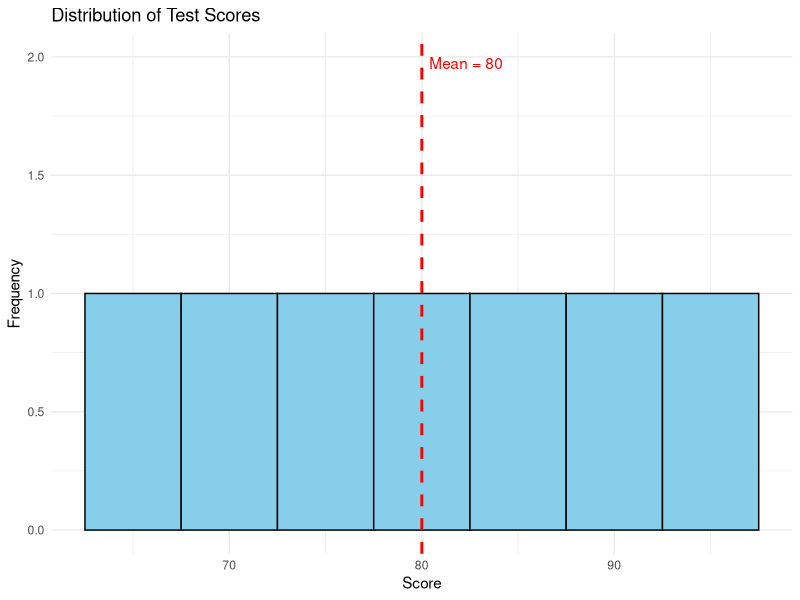
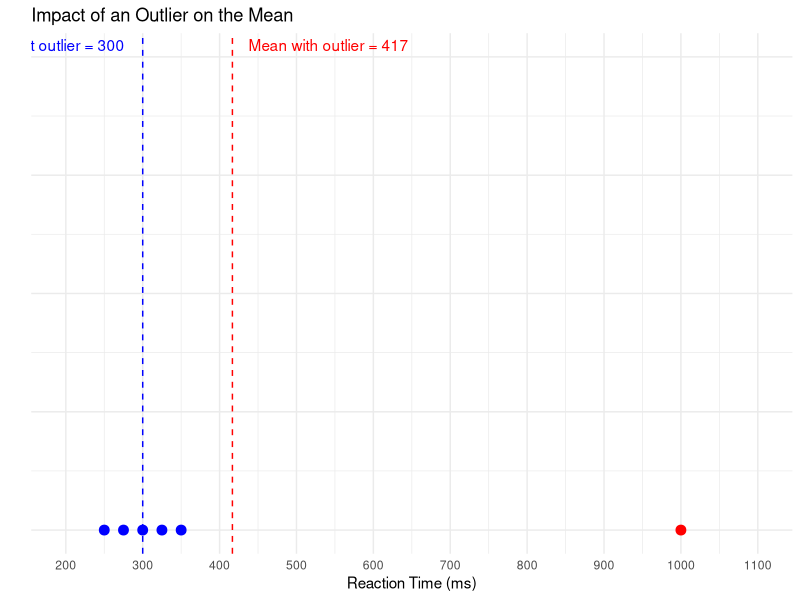
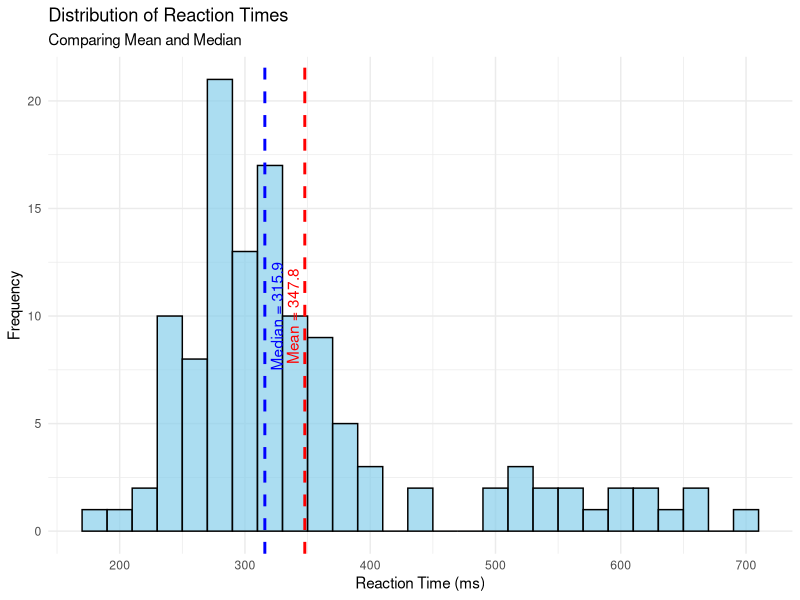
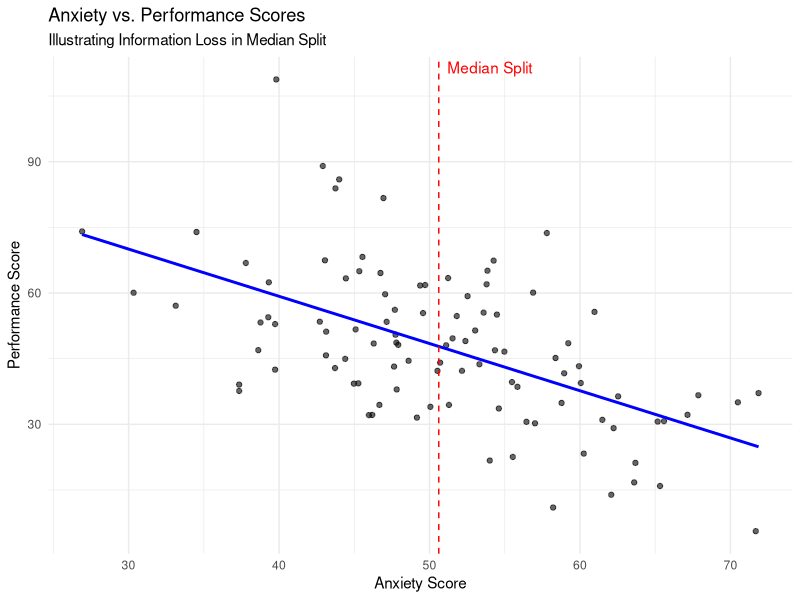
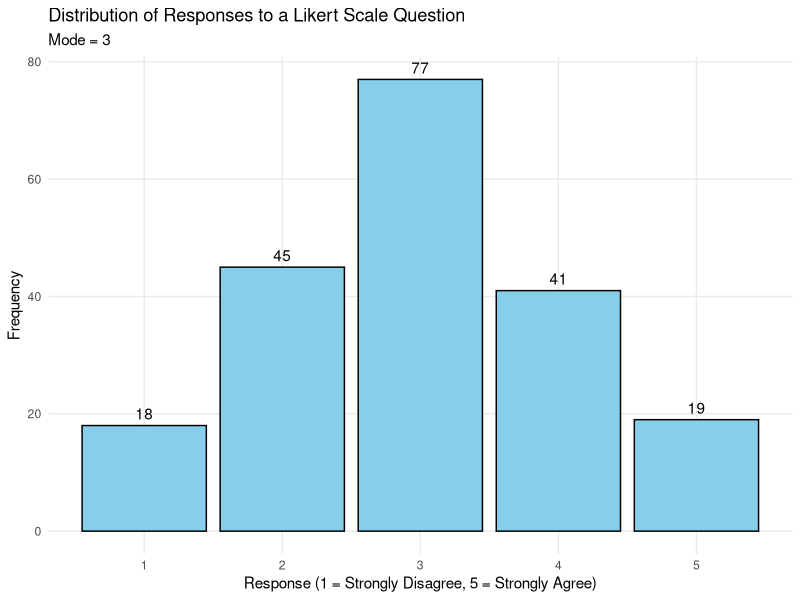
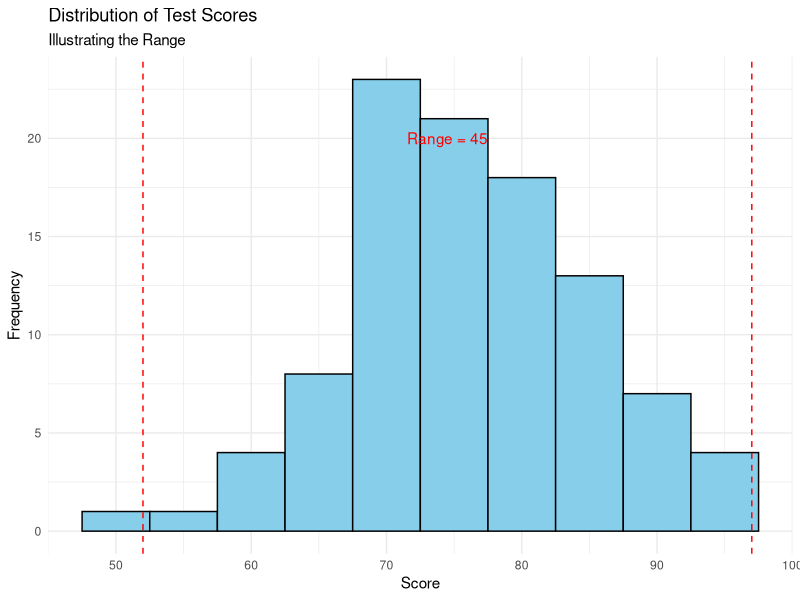
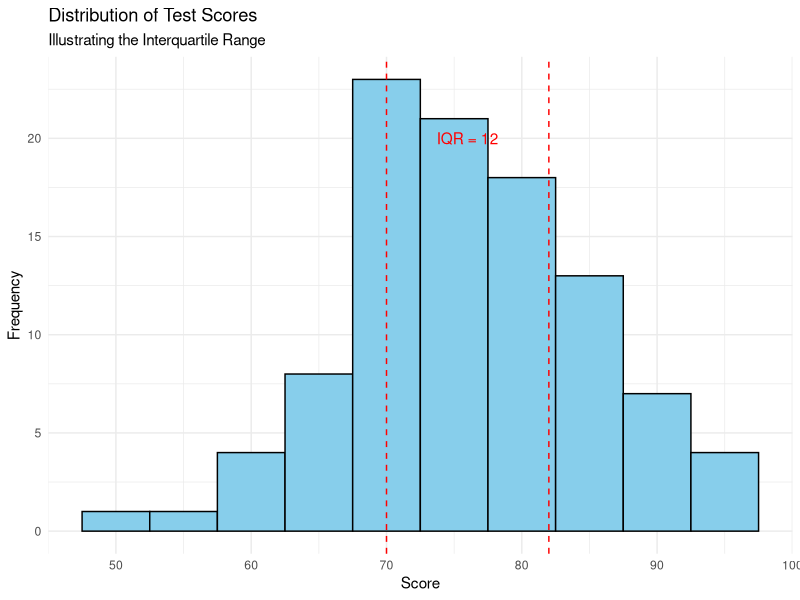
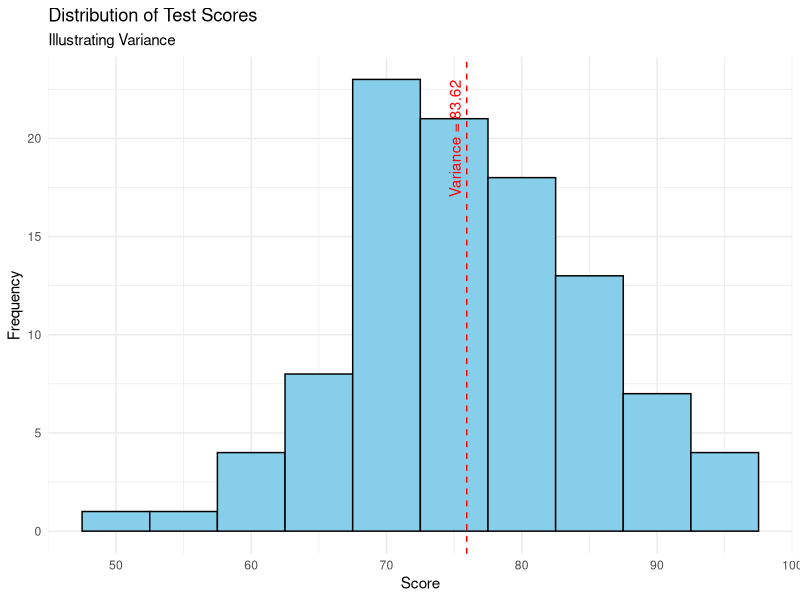

These figures' R source, in order:
## ---- chunk 1
#| echo: false
#| fig-cap: "Distribution of test scores with mean highlighted"

# Example data: test scores
test_scores <- c(65, 70, 75, 80, 85, 90, 95)

# Calculate the mean
mean_score <- mean(test_scores)

# Create a plot
library(ggplot2)
ggplot(data.frame(score = test_scores), aes(x = score)) +
  geom_histogram(binwidth = 5, fill = "skyblue", color = "black") +
  geom_vline(xintercept = mean_score, color = "red", linetype = "dashed", size = 1) +
  annotate("text", x = mean_score, y = 2, label = paste("Mean =", round(mean_score, 2)), 
           hjust = -0.1, vjust = 1, color = "red") +
  labs(title = "Distribution of Test Scores", 
       x = "Score", 
       y = "Frequency") +
  theme_minimal()

# Formula for mean
cat("Formula for mean: X̄ = (∑X) / n\n")
cat("Where X̄ is the mean, ∑X is the sum of all scores, and n is the number of scores.\n\n")

# Example calculation
cat("Example calculation:\n")
cat("Test scores:", paste(test_scores, collapse = ", "), "\n")
cat("Mean score:", mean_score, "\n")
## ---- chunk 2
#| echo: false
#| fig-cap: "Impact of an outlier on the mean"

# Example data: reaction times in milliseconds
normal_times <- c(250, 275, 300, 325, 350)
with_outlier <- c(normal_times, 1000)  # Adding an outlier

# Calculate means
mean_normal <- mean(normal_times)
mean_outlier <- mean(with_outlier)

# Create a plot
library(ggplot2)

ggplot() +
  geom_point(aes(x = normal_times, y = 0), color = "blue", size = 3) +
  geom_point(aes(x = 1000, y = 0), color = "red", size = 3) +
  geom_vline(xintercept = mean_normal, color = "blue", linetype = "dashed") +
  geom_vline(xintercept = mean_outlier, color = "red", linetype = "dashed") +
  annotate("text", x = mean_normal, y = 0.1, label = paste("Mean without outlier =", round(mean_normal, 0)),
           color = "blue", hjust = 1.1, vjust = -0.5) +
  annotate("text", x = mean_outlier, y = 0.1, label = paste("Mean with outlier =", round(mean_outlier, 0)),
           color = "red", hjust = -0.1, vjust = -0.5) +
  scale_x_continuous(limits = c(200, 1100), breaks = seq(200, 1100, 100)) +
  labs(title = "Impact of an Outlier on the Mean",
       x = "Reaction Time (ms)",
       y = "") +
  theme_minimal() +
  theme(axis.text.y = element_blank(), axis.ticks.y = element_blank())

# Print means
cat("Mean without outlier:", mean_normal, "ms\n")
cat("Mean with outlier:", mean_outlier, "ms\n")

# Calculate percentage increase
percent_increase <- (mean_outlier - mean_normal) / mean_normal * 100
cat("Percentage increase in mean due to outlier:", round(percent_increase, 1), "%\n")
## ---- chunk 3
#| echo: false
#| fig-cap: "Comparison of Mean and Median in a Skewed Distribution"

library(ggplot2)

# Generate a skewed distribution (e.g., reaction times)
set.seed(123)
reaction_times <- c(rnorm(100, mean = 300, sd = 50), rnorm(20, mean = 600, sd = 100))

# Calculate mean and median
mean_rt <- mean(reaction_times)
median_rt <- median(reaction_times)

# Create a data frame for plotting
df <- data.frame(reaction_time = reaction_times)

# Create the plot
ggplot(df, aes(x = reaction_time)) +
  geom_histogram(binwidth = 20, fill = "skyblue", color = "black", alpha = 0.7) +
  geom_vline(xintercept = mean_rt, color = "red", linetype = "dashed", size = 1) +
  geom_vline(xintercept = median_rt, color = "blue", linetype = "dashed", size = 1) +
  annotate("text", x = mean_rt, y = 10, label = paste("Mean =", round(mean_rt, 1)), 
           color = "red", angle = 90, vjust = -0.5) +
  annotate("text", x = median_rt, y = 10, label = paste("Median =", round(median_rt, 1)), 
           color = "blue", angle = 90, vjust = 1.5) +
  labs(title = "Distribution of Reaction Times",
       subtitle = "Comparing Mean and Median",
       x = "Reaction Time (ms)",
       y = "Frequency") +
  theme_minimal()

# Print values
cat("Mean reaction time:", round(mean_rt, 1), "ms\n")
cat("Median reaction time:", round(median_rt, 1), "ms\n")

# Calculate the difference
difference <- mean_rt - median_rt
cat("Difference (Mean - Median):", round(difference, 1), "ms\n")

# Explain the difference
if (difference > 0) {
  cat("The mean is higher than the median, indicating a right-skewed distribution.\n")
  cat("This suggests some unusually long reaction times are pulling the mean up.\n")
} else if (difference < 0) {
  cat("The mean is lower than the median, indicating a left-skewed distribution.\n")
  cat("This suggests some unusually short reaction times are pulling the mean down.\n")
} else {
  cat("The mean and median are equal, suggesting a symmetric distribution.\n")
}
## ---- chunk 4
#| echo: false
#| fig-cap: "Illustration of Information Loss in Median Split"

library(ggplot2)

# Generate example data
set.seed(123)
n <- 100
anxiety_scores <- rnorm(n, mean = 50, sd = 10)
performance_scores <- 100 - anxiety_scores + rnorm(n, mean = 0, sd = 15)

# Create data frame
df <- data.frame(anxiety = anxiety_scores, performance = performance_scores)

# Calculate median for split
median_anxiety <- median(df$anxiety)

# Create plot
ggplot(df, aes(x = anxiety, y = performance)) +
  geom_point(alpha = 0.6) +
  geom_smooth(method = "lm", se = FALSE, color = "blue") +
  geom_vline(xintercept = median_anxiety, linetype = "dashed", color = "red") +
  annotate("text", x = median_anxiety, y = max(df$performance), 
           label = "Median Split", color = "red", vjust = -0.5, hjust = -0.1) +
  labs(title = "Anxiety vs. Performance Scores",
       subtitle = "Illustrating Information Loss in Median Split",
       x = "Anxiety Score",
       y = "Performance Score") +
  theme_minimal()

# Calculate correlations
full_correlation <- cor(df$anxiety, df$performance)
above_median <- df$anxiety > median_anxiety
below_median <- df$anxiety <= median_anxiety
split_correlation <- cor(as.numeric(above_median), df$performance)

cat("Correlation using full continuous data:", round(full_correlation, 3), "\n")
cat("Correlation after median split:", round(split_correlation, 3), "\n")
cat("Information loss:", round((full_correlation^2 - split_correlation^2) / full_correlation^2 * 100, 1), "%\n")
## ---- chunk 5
#| echo: false
#| fig-cap: "Distribution of Responses in a Psychological Survey"

library(ggplot2)

# Example data: Responses to a 5-point Likert scale question
set.seed(123)
responses <- sample(1:5, 200, replace = TRUE, prob = c(0.1, 0.2, 0.4, 0.2, 0.1))

# Calculate mode
get_mode <- function(v) {
  uniq_v <- unique(v)
  uniq_v[which.max(tabulate(match(v, uniq_v)))]
}

mode_value <- get_mode(responses)

# Create data frame for plotting
df <- as.data.frame(table(responses))
df$responses <- as.numeric(as.character(df$responses))

# Create the plot
ggplot(df, aes(x = responses, y = Freq)) +
  geom_bar(stat = "identity", fill = "skyblue", color = "black") +
  geom_text(aes(label = Freq), vjust = -0.5) +
  scale_x_continuous(breaks = 1:5) +
  labs(title = "Distribution of Responses to a Likert Scale Question",
       subtitle = paste("Mode =", mode_value),
       x = "Response (1 = Strongly Disagree, 5 = Strongly Agree)",
       y = "Frequency") +
  theme_minimal() +
  theme(panel.grid.minor = element_blank())

# Print additional information
cat("Mode:", mode_value, "\n")
cat("Interpretation: The most common response was", mode_value, 
    "on the 5-point scale.\n\n")

# Check for bimodality
sorted_freq <- sort(df$Freq, decreasing = TRUE)
if (sorted_freq[1] - sorted_freq[2] <= 5) {  # Arbitrary threshold
  cat("Note: The distribution appears to be potentially bimodal or multimodal.\n")
  cat("This could suggest distinct subgroups in your sample with different response patterns.\n")
} else {
  cat("The distribution appears to be unimodal, with a clear single most common response.\n")
}

# Comparison with mean and median
cat("\nComparison with other measures of central tendency:\n")
cat("Mean:", round(mean(responses), 2), "\n")
cat("Median:", median(responses), "\n")
cat("\nWhile the mean and median provide the 'average' and 'middle' responses,\n")
cat("the mode specifically identifies the most frequent response, which can be\n")
cat("particularly informative for Likert scale data in psychological research.\n")
## ---- chunk 6
#| echo: false
#| fig-cap: "Illustration of Range in Test Scores"

set.seed(123)
test_scores <- round(rnorm(100, mean = 75, sd = 10))

range_value <- max(test_scores) - min(test_scores)

ggplot(data.frame(score = test_scores), aes(x = score)) +
  geom_histogram(binwidth = 5, fill = "skyblue", color = "black") +
  geom_vline(xintercept = min(test_scores), color = "red", linetype = "dashed") +
  geom_vline(xintercept = max(test_scores), color = "red", linetype = "dashed") +
  annotate("text", x = mean(c(min(test_scores), max(test_scores))), y = 20, 
           label = paste("Range =", range_value), color = "red") +
  labs(title = "Distribution of Test Scores",
       subtitle = "Illustrating the Range",
       x = "Score", y = "Frequency") +
  theme_minimal()

cat("Minimum score:", min(test_scores), "\n")
cat("Maximum score:", max(test_scores), "\n")
cat("Range:", range_value, "\n")
## ---- chunk 7
#| echo: false
#| fig-cap: "Illustration of Interquartile Range in Test Scores"

Q1 <- quantile(test_scores, 0.25)
Q3 <- quantile(test_scores, 0.75)
IQR_value <- IQR(test_scores)

ggplot(data.frame(score = test_scores), aes(x = score)) +
  geom_histogram(binwidth = 5, fill = "skyblue", color = "black") +
  geom_vline(xintercept = Q1, color = "red", linetype = "dashed") +
  geom_vline(xintercept = Q3, color = "red", linetype = "dashed") +
  annotate("text", x = mean(c(Q1, Q3)), y = 20, 
           label = paste("IQR =", IQR_value), color = "red") +
  labs(title = "Distribution of Test Scores",
       subtitle = "Illustrating the Interquartile Range",
       x = "Score", y = "Frequency") +
  theme_minimal()

cat("First Quartile (Q1):", Q1, "\n")
cat("Third Quartile (Q3):", Q3, "\n")
cat("Interquartile Range (IQR):", IQR_value, "\n")
## ---- chunk 8
#| echo: false
#| fig-cap: "Illustration of Variance in Test Scores"

variance_value <- var(test_scores)
mean_score <- mean(test_scores)

ggplot(data.frame(score = test_scores), aes(x = score)) +
  geom_histogram(binwidth = 5, fill = "skyblue", color = "black") +
  geom_vline(xintercept = mean_score, color = "red", linetype = "dashed") +
  annotate("text", x = mean_score, y = 20, 
           label = paste("Variance =", round(variance_value, 2)), color = "red", angle = 90, vjust = -0.5) +
  labs(title = "Distribution of Test Scores",
       subtitle = "Illustrating Variance",
       x = "Score", y = "Frequency") +
  theme_minimal()

cat("Mean score:", round(mean_score, 2), "\n")
cat("Variance:", round(variance_value, 2), "\n")
## ---- chunk 9
#| echo: false
#| fig-cap: "Illustration of Standard Deviation in Test Scores"

sd_value <- sd(test_scores)

ggplot(data.frame(score = test_scores), aes(x = score)) +
  geom_histogram(binwidth = 5, fill = "skyblue", color = "black") +
  geom_vline(xintercept = mean_score, color = "red", linetype = "dashed") +
  geom_vline(xintercept = mean_score - sd_value, color = "blue", linetype = "dotted") +
  geom_vline(xintercept = mean_score + sd_value, color = "blue", linetype = "dotted") +
  annotate("text", x = mean_score, y = 20, 
           label = paste("SD =", round(sd_value, 2)), color = "blue", angle = 90, vjust = -0.5) +
  labs(title = "Distribution of Test Scores",
       subtitle = "Illustrating Standard Deviation",
       x = "Score", y = "Frequency") +
  theme_minimal()

cat("Mean score:", round(mean_score, 2), "\n")
cat("Standard Deviation:", round(sd_value, 2), "\n")
cat("68% of scores fall between:", round(mean_score - sd_value, 2), "and", round(mean_score + sd_value, 2), "\n")
## ---- chunk 10
#| echo: false
#| fig-cap: "Comparison of Standard Deviation and Mean Absolute Deviation"

mad_value <- mean(abs(test_scores - mean(test_scores)))

ggplot(data.frame(score = test_scores), aes(x = score)) +
  geom_histogram(binwidth = 5, fill = "skyblue", color = "black") +
  geom_vline(xintercept = mean_score, color = "red", linetype = "dashed") +
  geom_vline(xintercept = mean_score - sd_value, color = "blue", linetype = "dotted") +
  geom_vline(xintercept = mean_score + sd_value, color = "blue", linetype = "dotted") +
  geom_vline(xintercept = mean_score - mad_value, color = "green", linetype = "dotted") +
  geom_vline(xintercept = mean_score + mad_value, color = "green", linetype = "dotted") +
  annotate("text", x = mean_score - sd_value, y = 20, 
           label = "SD", color = "blue", angle = 90, vjust = -0.5) +
  annotate("text", x = mean_score + mad_value, y = 20, 
           label = "MAD", color = "green", angle = 90, vjust = -0.5) +
  labs(title = "Distribution of Test Scores",
       subtitle = "Comparing Standard Deviation and Mean Absolute Deviation",
       x = "Score", y = "Frequency") +
  theme_minimal()

cat("Standard Deviation:", round(sd_value, 2), "\n")
cat("Mean Absolute Deviation:", round(mad_value, 2), "\n")
